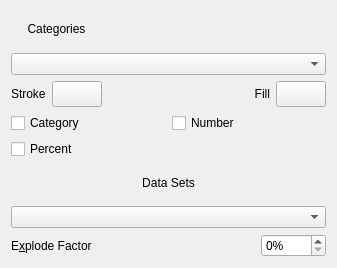
<?xml version="1.0" encoding="UTF-8"?>
<ui version="4.0">
 <author>Johannes Simon</author>
 <class>RingConfigWidget</class>
 <widget class="QWidget" name="RingConfigWidget">
  <property name="geometry">
   <rect>
    <x>0</x>
    <y>0</y>
    <width>337</width>
    <height>268</height>
   </rect>
  </property>
  <layout class="QGridLayout" name="gridLayout_2">
   <item row="0" column="0" colspan="2">
    <widget class="QLabel" name="label_2">
     <property name="text">
      <string>Categories</string>
     </property>
     <property name="alignment">
      <set>Qt::AlignCenter</set>
     </property>
    </widget>
   </item>
   <item row="2" column="0">
    <widget class="QLabel" name="datasetPenLabel">
     <property name="text">
      <string>Stroke</string>
     </property>
    </widget>
   </item>
   <item row="2" column="1">
    <widget class="KColorButton" name="dataSetPen">
     <property name="sizePolicy">
      <sizepolicy hsizetype="Fixed" vsizetype="Fixed">
       <horstretch>0</horstretch>
       <verstretch>0</verstretch>
      </sizepolicy>
     </property>
     <property name="minimumSize">
      <size>
       <width>50</width>
       <height>26</height>
      </size>
     </property>
     <property name="maximumSize">
      <size>
       <width>50</width>
       <height>26</height>
      </size>
     </property>
     <property name="text">
      <string/>
     </property>
    </widget>
   </item>
   <item row="2" column="2">
    <widget class="QLabel" name="datasetColorLabel">
     <property name="enabled">
      <bool>true</bool>
     </property>
     <property name="sizePolicy">
      <sizepolicy hsizetype="MinimumExpanding" vsizetype="Preferred">
       <horstretch>0</horstretch>
       <verstretch>0</verstretch>
      </sizepolicy>
     </property>
     <property name="text">
      <string>Fill</string>
     </property>
     <property name="alignment">
      <set>Qt::AlignRight|Qt::AlignTrailing|Qt::AlignVCenter</set>
     </property>
    </widget>
   </item>
   <item row="2" column="3">
    <widget class="KColorButton" name="dataSetBrush">
     <property name="enabled">
      <bool>true</bool>
     </property>
     <property name="sizePolicy">
      <sizepolicy hsizetype="Fixed" vsizetype="Fixed">
       <horstretch>0</horstretch>
       <verstretch>0</verstretch>
      </sizepolicy>
     </property>
     <property name="minimumSize">
      <size>
       <width>50</width>
       <height>26</height>
      </size>
     </property>
     <property name="maximumSize">
      <size>
       <width>50</width>
       <height>26</height>
      </size>
     </property>
    </widget>
   </item>
   <item row="3" column="0" colspan="4">
    <layout class="QGridLayout" name="gridLayout">
     <item row="0" column="0">
      <widget class="QCheckBox" name="dataSetShowCategory">
       <property name="text">
        <string>Category</string>
       </property>
      </widget>
     </item>
     <item row="0" column="1">
      <widget class="QCheckBox" name="dataSetShowNumber">
       <property name="text">
        <string>Number</string>
       </property>
      </widget>
     </item>
     <item row="1" column="0">
      <widget class="QCheckBox" name="dataSetShowPercent">
       <property name="text">
        <string>Percent</string>
       </property>
      </widget>
     </item>
    </layout>
   </item>
   <item row="6" column="0" colspan="4">
    <layout class="QHBoxLayout" name="horizontalLayout">
     <item>
      <widget class="QLabel" name="label_7">
       <property name="sizePolicy">
        <sizepolicy hsizetype="Expanding" vsizetype="Preferred">
         <horstretch>0</horstretch>
         <verstretch>0</verstretch>
        </sizepolicy>
       </property>
       <property name="text">
        <string>E&amp;xplode Factor</string>
       </property>
       <property name="buddy">
        <cstring>explodeFactor</cstring>
       </property>
      </widget>
     </item>
     <item>
      <widget class="QSpinBox" name="explodeFactor">
       <property name="suffix">
        <string>%</string>
       </property>
       <property name="maximum">
        <number>1000</number>
       </property>
       <property name="singleStep">
        <number>10</number>
       </property>
       <property name="value">
        <number>0</number>
       </property>
      </widget>
     </item>
    </layout>
   </item>
   <item row="1" column="0" colspan="4">
    <widget class="QComboBox" name="categories"/>
   </item>
   <item row="5" column="0" colspan="4">
    <widget class="QComboBox" name="dataSets"/>
   </item>
   <item row="4" column="0" colspan="4">
    <widget class="QLabel" name="label">
     <property name="text">
      <string>Data Sets</string>
     </property>
     <property name="alignment">
      <set>Qt::AlignCenter</set>
     </property>
    </widget>
   </item>
  </layout>
 </widget>
 <customwidgets>
  <customwidget>
   <class>KColorButton</class>
   <extends>QPushButton</extends>
   <header location="global">kcolorbutton.h</header>
   <container>1</container>
  </customwidget>
 </customwidgets>
 <resources/>
 <connections/>
</ui>
